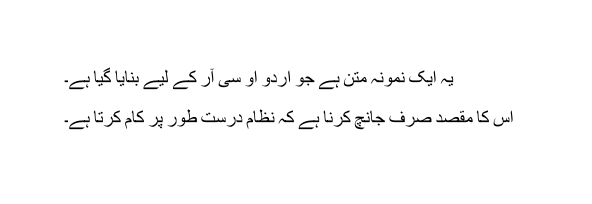
#> input picture assets/sample_image.png, 592 x 204 px
$ python -i ocr.py   (imports and definitions only)
#> lines starting #> are read from the running program, lines starting #| are printed output that depends on the picture; after the words box and inside, x2 and y2 are one past the last pixel; in counts of white or black regions, pixels touching at a corner belong together
#> further down, picture is the input picture: PIL image 592x204 RGBA; mean R, G, B, A 250.5, 250.5, 250.5, 255
# core/ocr.py
from PIL import Image
import pytesseract
import cv2
import numpy as np
import os

# --- Auto-configure Tesseract path for Windows ---
# [11 lines not run here, left out]

def pil_to_np(pil_img):
    """
    Convert a PIL Image to a NumPy array (RGB).
    """
    pil_rgb = pil_img.convert("RGB")
    return np.array(pil_rgb)

def preprocess_image_cv(np_img, resize_max_dim=1800, do_denoise=True, do_threshold=True, do_deskew=False):
    """
    Preprocess an image for OCR:
    - Resize if too large
    - Denoise (optional)
    - Threshold (optional)
    - Deskew (optional)
    Returns: Grayscale/thresholded NumPy array
    """
#> called with resize_max_dim = 1800, do_denoise = True, do_threshold = True, do_deskew = False
    if np_img.shape[2] == 3:
        img = cv2.cvtColor(np_img, cv2.COLOR_RGB2BGR)
    else:
        img = np_img.copy()

    # Convert to grayscale
    gray = cv2.cvtColor(img, cv2.COLOR_BGR2GRAY)

    # Resize if larger than max dimension
    h, w = gray.shape[:2]
#> h = 204; w = 592
    max_dim = max(h, w)
#> max_dim = 592
    if max_dim > resize_max_dim:
        scale = resize_max_dim / float(max_dim)
        gray = cv2.resize(gray, (int(w * scale), int(h * scale)), interpolation=cv2.INTER_AREA)

    # Apply bilateral denoising if enabled
    if do_denoise:
        gray = cv2.bilateralFilter(gray, d=9, sigmaColor=75, sigmaSpace=75)

    # Apply Otsu thresholding if enabled
    if do_threshold:
        _, th = cv2.threshold(gray, 0, 255, cv2.THRESH_BINARY + cv2.THRESH_OTSU)
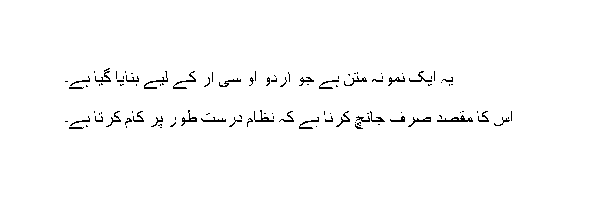
#> th: shape (204, 592); 98.2% white; black in thin lines or dots, all inside (x1, y1, x2, y2) = (65, 68, 512, 129)
        gray = th

    # Deskew if enabled
    if do_deskew:
        coords = np.column_stack(np.where(gray > 0))
        if coords.size != 0:
            angle = cv2.minAreaRect(coords)[-1]
            if angle < -45:
                angle = -(90 + angle)
            else:
                angle = -angle
            (h, w) = gray.shape[:2]
            center = (w // 2, h // 2)
            M = cv2.getRotationMatrix2D(center, angle, 1.0)
            gray = cv2.warpAffine(
                gray, M, (w, h),
                flags=cv2.INTER_CUBIC,
                borderMode=cv2.BORDER_REPLICATE
            )

    return gray

def ocr_image(pil_img, lang="urd", do_denoise=True, do_threshold=True, do_deskew=False):
    """
    Run OCR on a PIL image using Tesseract with optional preprocessing.
    """
    np_img = pil_to_np(pil_img)
    pre = preprocess_image_cv(
        np_img,
        do_denoise=do_denoise,
        do_threshold=do_threshold,
        do_deskew=do_deskew
    )
    pil_pre = Image.fromarray(pre)
    config = '--oem 3 --psm 4'
#> (the run stopped early here; a loop or call above may not have finished)
